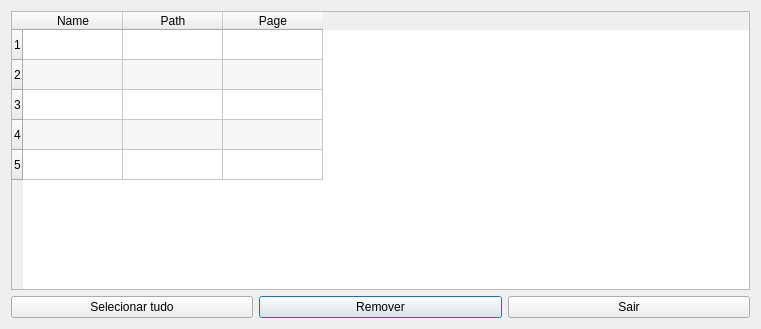
<?xml version="1.0" encoding="UTF-8"?>
<ui version="4.0">
 <class>Bookmark_Dialog</class>
 <widget class="QDialog" name="Bookmark_Dialog">
  <property name="geometry">
   <rect>
    <x>0</x>
    <y>0</y>
    <width>761</width>
    <height>329</height>
   </rect>
  </property>
  <property name="windowTitle">
   <string>Dialog</string>
  </property>
  <layout class="QVBoxLayout" name="verticalLayout">
   <item>
    <widget class="QTableWidget" name="bookmark_table">
     <property name="sizePolicy">
      <sizepolicy hsizetype="Expanding" vsizetype="Expanding">
       <horstretch>0</horstretch>
       <verstretch>0</verstretch>
      </sizepolicy>
     </property>
     <property name="autoFillBackground">
      <bool>false</bool>
     </property>
     <property name="frameShape">
      <enum>QFrame::StyledPanel</enum>
     </property>
     <property name="autoScroll">
      <bool>true</bool>
     </property>
     <property name="autoScrollMargin">
      <number>9</number>
     </property>
     <property name="tabKeyNavigation">
      <bool>true</bool>
     </property>
     <property name="showDropIndicator" stdset="0">
      <bool>false</bool>
     </property>
     <property name="dragDropOverwriteMode">
      <bool>false</bool>
     </property>
     <property name="alternatingRowColors">
      <bool>true</bool>
     </property>
     <property name="selectionBehavior">
      <enum>QAbstractItemView::SelectRows</enum>
     </property>
     <property name="showGrid">
      <bool>true</bool>
     </property>
     <property name="sortingEnabled">
      <bool>true</bool>
     </property>
     <property name="wordWrap">
      <bool>true</bool>
     </property>
     <property name="rowCount">
      <number>5</number>
     </property>
     <property name="columnCount">
      <number>3</number>
     </property>
     <attribute name="horizontalHeaderVisible">
      <bool>true</bool>
     </attribute>
     <attribute name="horizontalHeaderCascadingSectionResizes">
      <bool>true</bool>
     </attribute>
     <row/>
     <row/>
     <row/>
     <row/>
     <row/>
     <column>
      <property name="text">
       <string>Name</string>
      </property>
     </column>
     <column>
      <property name="text">
       <string>Path</string>
      </property>
     </column>
     <column>
      <property name="text">
       <string>Page</string>
      </property>
     </column>
     <item row="0" column="0">
      <property name="font">
       <font>
        <strikeout>false</strikeout>
       </font>
      </property>
      <property name="flags">
       <set>ItemIsSelectable|ItemIsUserCheckable|ItemIsEnabled</set>
      </property>
     </item>
    </widget>
   </item>
   <item>
    <layout class="QGridLayout" name="gridLayout_2">
     <item row="1" column="1">
      <widget class="QPushButton" name="button_remove">
       <property name="text">
        <string>Remover</string>
       </property>
      </widget>
     </item>
     <item row="1" column="2">
      <widget class="QPushButton" name="button_exit">
       <property name="text">
        <string>Sair</string>
       </property>
      </widget>
     </item>
     <item row="1" column="0">
      <widget class="QPushButton" name="button_selection">
       <property name="text">
        <string>Selecionar tudo</string>
       </property>
      </widget>
     </item>
    </layout>
   </item>
  </layout>
 </widget>
 <resources>
  <include location="../resource/main_window.qrc"/>
 </resources>
 <connections>
  <connection>
   <sender>button_exit</sender>
   <signal>clicked()</signal>
   <receiver>Bookmark_Dialog</receiver>
   <slot>close()</slot>
   <hints>
    <hint type="sourcelabel">
     <x>629</x>
     <y>305</y>
    </hint>
    <hint type="destinationlabel">
     <x>380</x>
     <y>164</y>
    </hint>
   </hints>
  </connection>
 </connections>
</ui>
